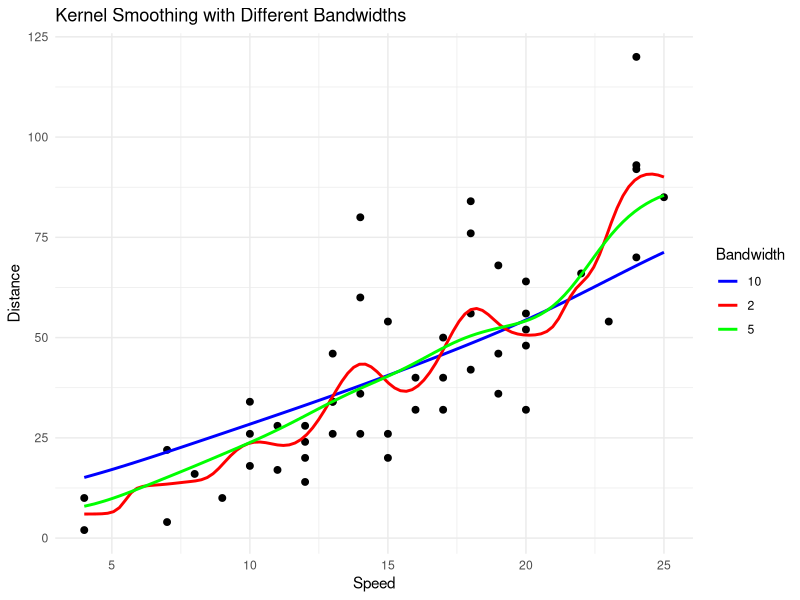

Write the R code that produced this figure.
# Part of this code was generated by ChatGPT in January 2025.

rm(list=ls())
library(ggplot2)
library(graphics)
data(cars)

################
################ KERNEL SMOOTHING
################

ksmooth_2 <- ksmooth(cars$speed, cars$dist, kernel = "normal", bandwidth = 2)
ksmooth_5 <- ksmooth(cars$speed, cars$dist, kernel = "normal", bandwidth = 5)
ksmooth_10 <- ksmooth(cars$speed, cars$dist, kernel = "normal", bandwidth = 10)

smooth_2 <- data.frame(speed = ksmooth_2$x, dist = ksmooth_2$y, Bandwidth = "2")
smooth_5 <- data.frame(speed = ksmooth_5$x, dist = ksmooth_5$y, Bandwidth = "5")
smooth_10 <- data.frame(speed = ksmooth_10$x, dist = ksmooth_10$y, Bandwidth = "10")

################
################ COMBINE DATA
################

smooth_data <- rbind(smooth_2, smooth_5, smooth_10)

################
################ PLOT
################

fig <- ggplot(data = cars, aes(x = speed, y = dist)) +
  geom_point(color = "black", size = 2) +
  geom_line(data = smooth_data, aes(x = speed, y = dist, color = Bandwidth), size = 1) +
  scale_color_manual(values = c("2" = "red", "5" = "green", "10" = "blue")) +
  labs(
    title = "Kernel Smoothing with Different Bandwidths",
    x = "Speed",
    y = "Distance",
    color = "Bandwidth"
  ) +
  theme_minimal()

print(fig)

ggsave(
  filename = "nonparametric.png",  # File name
  plot = fig,                      # The plot object
  width = 10,                             # Width in inches
  height = 6,                             # Height in inches
  dpi = 300,                               # Resolution in dots per inch
  bg = 'white'
)
